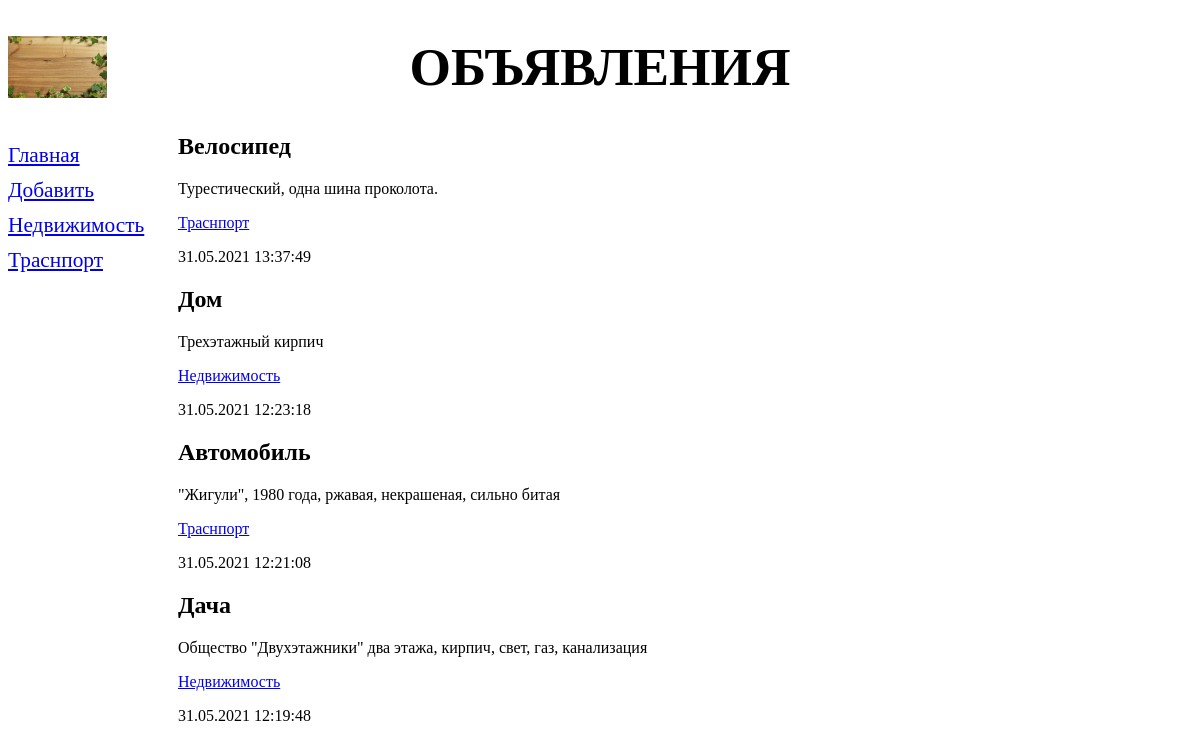
/bboard/, run on the app's committed database.
### bboard/models.py (models this page shows, shortened)
class Rubric(models.Model):
    name = models.CharField(max_length=20, db_index=True, verbose_name='Название')
    class Meta:
        verbose_name_plural = 'Рубрики'
        verbose_name = 'Рубрика'
        ordering = ['name']

class Bb(models.Model):
    title = models.CharField(max_length=50, verbose_name='Товар')
    content = models.TextField(null=True, blank=True, verbose_name='Описание')
    price = models.FloatField(null=True, blank=True, verbose_name='Цена')
    published = models.DateTimeField(auto_now_add=True, db_index=True, verbose_name='Опубликовано')
    rubric = models.ForeignKey('Rubric', null=True, on_delete=models.PROTECT, verbose_name='Рубрика')
    class Meta:
        verbose_name_plural = 'Объявления'
        verbose_name = 'Объявление'
        ordering = ['-published']

### bboard/views.py (the view)
# urls.py: path('', index, name='index')
def index(request):
    bbs = Bb.objects.all()
    rubrics = Rubric.objects.all()
    context = {'bbs': bbs, 'rubrics': rubrics }
    return render(request, 'bboard/index.html', context)

### bboard/templates/bboard/index.html
{% extends "layout/basic.html" %}
{% block content %}
{% for bb in bbs %}
<div>
    <h2>{{ bb.title }}</h2>
    <p>{{ bb.content }}</p>
    <p><a href="{% url 'by_rubric' bb.rubric.pk %}">
    {{ bb.rubric.name }}</a></p>
    <p>{{ bb.published|date:"d.m.Y H:i:s" }}</p>
</div>
{% endfor %}
{% endblock %}

### bboard/templates/layout/basic.html (shortened to what this page needs)
{% load static %}
<!DOCTYPE html>
<html lang="ru">
<head>
    <link rel="stylesheet" type="text/css"
    href="{% static 'bboard/style.css' %}">
</head>
<body>
<header>
  <h1>Объявления</h1>
</header>
<nav>
  <a href="{% url 'index' %}">Главная</a>
  <a href="{% url 'add' %}">Добавить</a>
  {% for rubric in rubrics %}
  <a href="{% url 'by_rubric' rubric.pk %}">
  {{ rubric.name }}</a>
  {% endfor %}
</nav>
<section>
    {% block content %}
    {% endblock %}
</section>
</body>
</html>

### bboard/static/bboard/style.css (style rules this page uses)
header h1 { font-size: 40pt; text-transform: uppercase; text-align: center; background: url("bg.jpg") left / auto 100% no-repeat; }
nav { font-size: 16pt; width: 150px; float: left; }
nav a { display: block; margin: 10px 0px; }
section { margin-left: 170px; }

### data on the page
Rubric: name "Недвижимость"
Rubric: name "Траснпорт"
Bb: title "Велосипед", content "Турестический, одна шина проколота.", rubric.name "Траснпорт", published "31.05.2021 13:37:49"
Bb: title "Дом", content "Трехэтажный кирпич", rubric.name "Недвижимость", published "31.05.2021 12:23:18"
Bb: title "Автомобиль", content "\"Жигули\", 1980 года, ржавая, некрашеная, сильно битая", rubric.name "Траснпорт", published "31.05.2021 12:21:08"
Bb: title "Дача", content "Общество \"Двухэтажники\" два этажа, кирпич, свет, газ, канализация", rubric.name "Недвижимость", published "31.05.2021 12:19:48"
